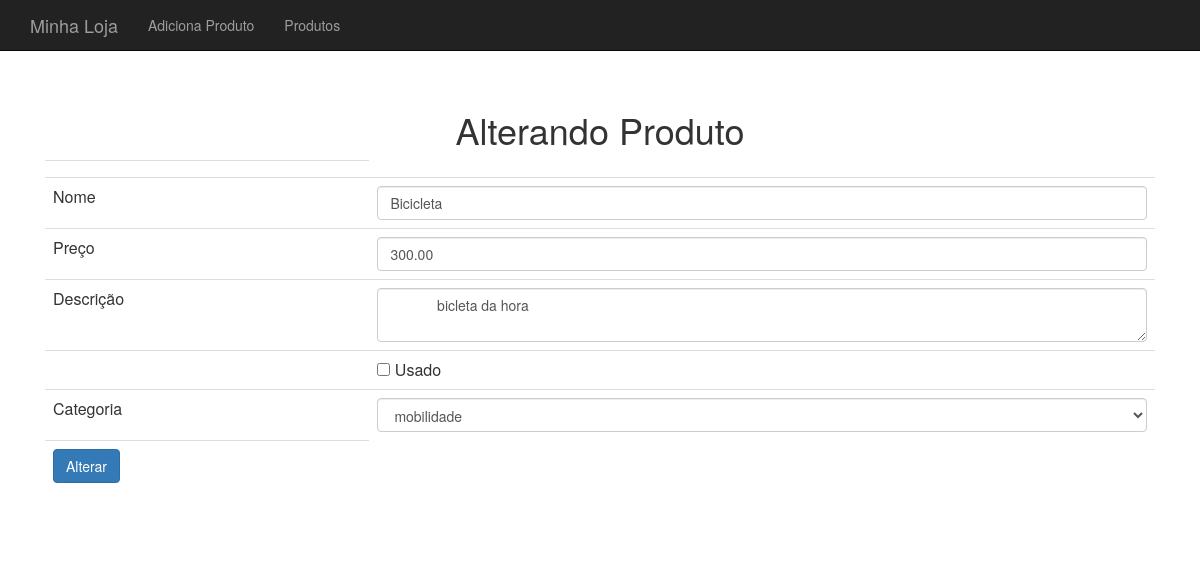
The page /produto-altera-formulario.php?id=3 on the database its author committed.
### tables this page shows
CREATE TABLE produto (
  id INTEGER AUTO_INCREMENT PRIMARY KEY ,
  nome VARCHAR(255),
  preco decimal(10,2) NOT NULL,
  descricao TEXT NOT NULL ,
  categoria_id INTEGER NOT NULL ,
  usado  BOOLEAN DEFAULT FALSE
);

### banco-produto.php (called while the page is built, shortened)
<?php
function buscaProduto($conexao, $id){
    $query = "SELECT * FROM produto WHERE id={$id}";
    $resultado = mysqli_query($conexao, $query);
    return mysqli_fetch_assoc($resultado);
}

### banco-categoria.php (called while the page is built, shortened)
<?php
function listaCategorias($conexao) {
    $categorias = array();
    $query = "SELECT * FROM categoria";
    $resultado = mysqli_query($conexao,$query);
    while($categoria = mysqli_fetch_assoc($resultado)){
        array_push($categorias,$categoria);
    }
    return $categorias;
}

### produto-formulario-base.php (the view)
<tr>
    <td><input type="hidden" name="id" value="<?=$produto['id']?>"</td>
</tr>
<tr>
    <td>Nome</td>
    <td>
        <input class="form-control"
               type="text"
               name="nome"
               value="<?=$produto['nome']?>">
    </td>
</tr>
<tr>
    <td>Preço</td>
    <td>
        <input class="form-control"
               type="number"
               name="preco"
               value="<?=$produto['preco']?>">
    </td>
</tr>
<tr>
    <td>Descrição</td>
    <td>
        <textarea class="form-control"
                  name="descricao" >
            <?=$produto['descricao']?>
        </textarea>
    </td>
</tr>
<tr>
    <td></td>
    <td>
        <input type="checkbox"
               name="usado"
            <?=$usado?>
               value="true">
        Usado
    </td>
</tr>
<tr>
    <td>Categoria</td>
    <td>
        <select name="categoria_id" class="form-control">
            <?php foreach ($categorias as $categoria):
                $essaEhAcategoria = $produto['categoria_id'] == $categoria['id'];
                $selecao = $essaEhAcategoria ? "selected='selected'": "";
                ?>
                <option value="<?=$categoria['id']?>" <?=$selecao?>>
                    <?=$categoria['nome']?>
                </option>
            <?php endforeach ?>
        </select>
    </td>
</tr>

### cabecalho.php (style rules this page uses)
body { padding-top: 50px; }

### rows shown on the page
produto: nome "Bicicleta", preco "300.00", descricao "bicleta da hora"

### other values the page prints
form field categoria_id "mobilidade"
